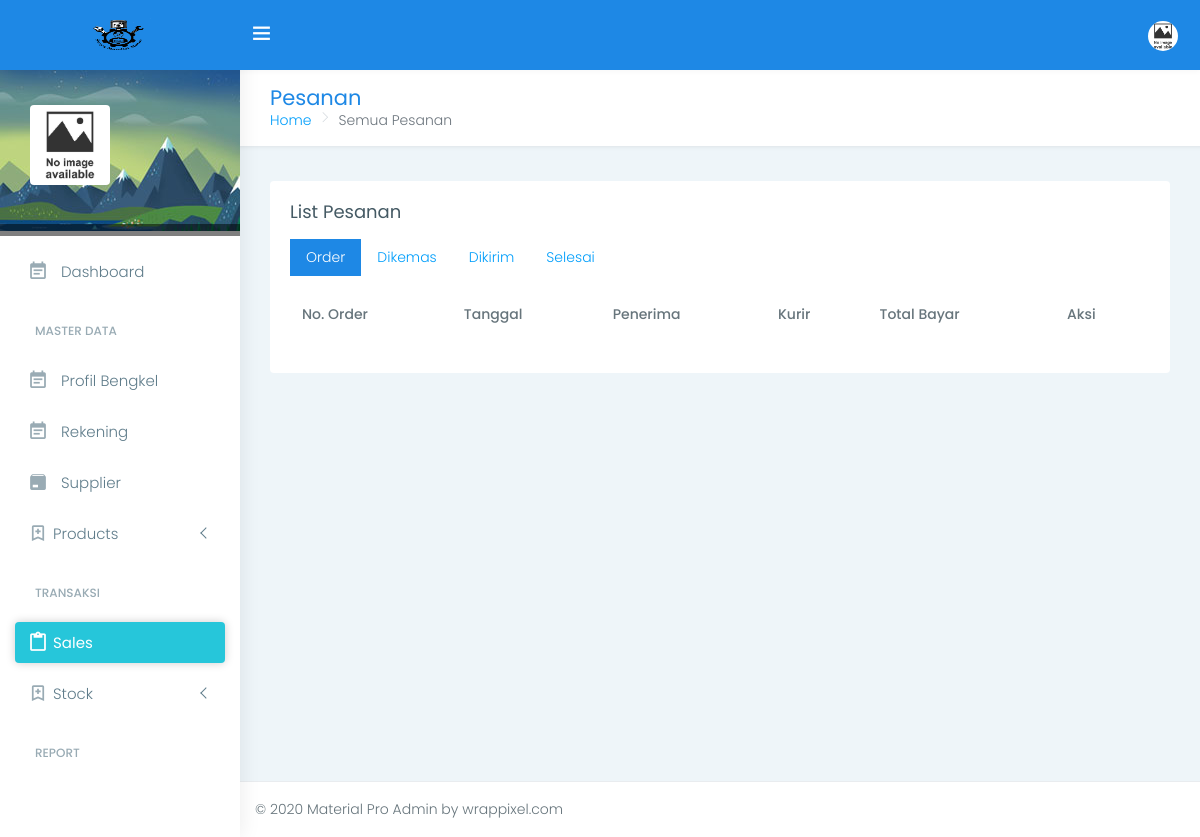
Before: /index.php/orders/allorder with the older database file.
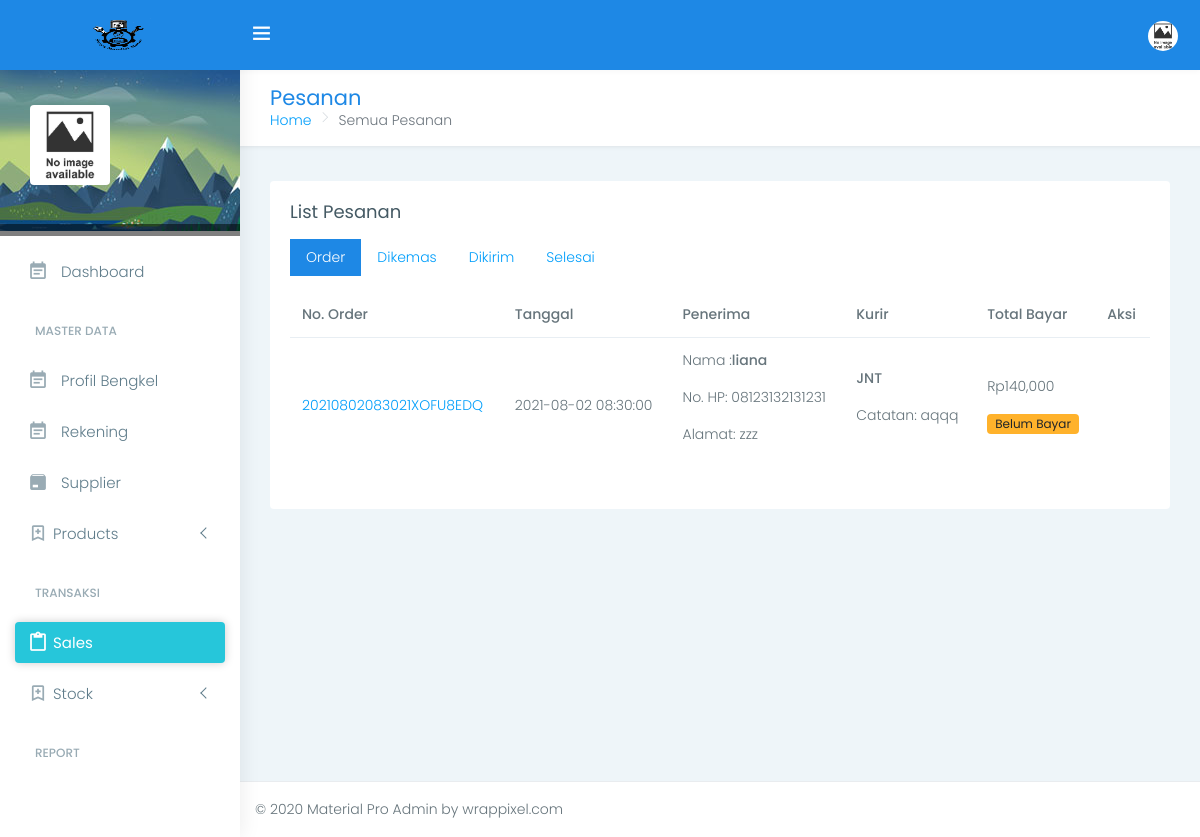
After: the same page with the newer database file.
### tables this page shows
CREATE TABLE `salesheader` (
  `idsales` int(11) NOT NULL,
  `userid` int(11) NOT NULL,
  `total` int(11) NOT NULL,
  `idrekening` int(11) NOT NULL,
  `notes` text NOT NULL,
  `status` int(11) NOT NULL,
  `no_order` varchar(35) NOT NULL,
  `namapenerima` varchar(40) NOT NULL,
  `nohppenerima` varchar(15) NOT NULL,
  `alamat` text NOT NULL,
  `kurir` varchar(20) NOT NULL,
  `created_at` datetime NOT NULL,
  `updated_at` datetime DEFAULT NULL,
  `is_active` int(11) NOT NULL,
  `buktipembayaran` varchar(40) NOT NULL,
  `statusbayar` int(1) NOT NULL,
  `statusorder` int(1) NOT NULL,
  `catatanpembayaran` text NOT NULL,
  `noresi` varchar(15) NOT NULL
);

### application/controllers/Orders.php (called while the page is built, shortened)
<?php defined('BASEPATH') OR exit('No direct script access allowed');
class Orders extends CI_Controller {
    public function __construct(){
		$this->load->model('Barang_M', 'barang_model');
        $this->load->model('Rekening_M', 'rekening_model');
        $this->load->model('Order_M', 'order_model');
		$this->load->library('form_validation');
        $this->load->library('upload');
		$this->load->library('image_lib');
    }
    public function allorder(){
        $data = array(
            'active_menu' => 'order',
            'data_orderlist' => $this->order_model->getAllOrder()->result(),
            'data_processedOrderlist' => $this->order_model->getOrderByStatusOrder(null, 1)->result(),
            'data_terkirim' => $this->order_model->getOrderByStatusOrder(null, 2)->result(),
            'data_diterima' => $this->order_model->getOrderByStatusOrder(null, 3)->result()
        );
        $this->load->view('template', $data);
        $this->load->view('ecommerce/all-order', $data);
    }
}

### index.php (called while the page is built, shortened)
<?php
require_once BASEPATH.'core/CodeIgniter.php';

### application/models/Order_M.php (called while the page is built, shortened)
<?php
class Order_M extends CI_Model {
    public function getAllOrder($id = null){
        $this->db->select('a.*, b.namalengkap, c.namaakun, c.namabank, c.norek');
        $this->db->from('salesheader a');
        $this->db->join('users b', 'a.userid = b.userid');
        $this->db->join('rekening c', 'a.idrekening = c.idrekening');
        $this->db->where('a.statusorder', 0);
        $this->db->where('a.is_active', 1);
        $query = $this->db->get();
        return $query;
    }
    public function getOrderByStatusOrder($id = null, $statusorder = null){
        $this->db->select('a.*, b.namalengkap, c.namaakun, c.namabank, c.norek');
        $this->db->from('salesheader a');
        $this->db->join('users b', 'a.userid = b.userid');
        $this->db->join('rekening c', 'a.idrekening = c.idrekening');
        if($statusorder != null){
            $this->db->where('a.statusorder', $statusorder);
        }
        $this->db->where('a.is_active', 1);
        $query = $this->db->get();
        return $query;
    }
}

### application/views/ecommerce/all-order.php (the view, shortened to what the changed rows need)
    <div class="page-wrapper" style="display: block;">
            <div class="container-fluid">
                <div class="row">
                    <div class="col-md-12">
                        <div class="card">
                            <div class="card-body">
                                <div class="tab-content">
                                    <div class="tab-pane show active" id="order1">
                                        <div class="table-responsive no-wrap">
                                            <table class="table product-overview v-middle">
                                                <thead>
                                                    <tr>
                                                        <th class="border-0">No. Order</th>
                                                        <th class="border-0">Tanggal</th>
                                                        <th class="border-0">Penerima</th>
                                                        <th class="border-0">Kurir</th>
                                                        <th class="border-0">Total Bayar</th>
                                                        <th class="border-0">Aksi</th>
                                                    </tr>
                                                </thead>
                                                <tbody>
                                                <?php foreach ($data_orderlist as $key => $value) { ?>
                                                    <tr>
                                                        <td><a href="<?=site_url('orders/detailPesanan/'.$value->no_order)?>"><?=$value->no_order?></a></td>
                                                        <td><?=$value->created_at?></td>
                                                        <td>
                                                             <p>Nama :<strong><?=$value->namapenerima?></p></strong>
                                                            <p>No. HP: <?=$value->nohppenerima?></p>
                                                            <p>Alamat: <?=$value->alamat?></p>
                                                        </td>
                                                        <td>
                                                            <p><strong><?=$value->kurir?></p></strong>
                                                            <p>Catatan: <?=$value->notes?></p>
                                                        </td>
                                                        <td>
                                                           <p>Rp<?=number_format($value->total)?></p>
                                                            <?php if ($value->statusbayar == 0 ) { ?>
                                                                <span class="px-2 py-1 badge badge-warning font-weight-100">Belum Bayar</span>
                                                            <?php } else if ($value->statusbayar ==1) { ?>
                                                                <span class="px-2 py-1 badge badge-warning font-weight-100">Menunggu Konfirmasi</span>
                                                            <?php } else if ($value->statusbayar == 2) { ?>
                                                                <span class="px-2 py-1 badge badge-warning font-weight-100">Rejected</span>
                                                            <?php } else if ($value->statusbayar == 3) { ?>
                                                                <span class="px-2 py-1 badge badge-success font-weight-100">Accepted</span>
                                                            <?php } ?>
                                                        </td>
                                                        <td>
                                                        </td>
                                                    </tr>
                                                <?php }?>
                                                </tbody>
                                            </table>
                                        </div>
                                    </div>
                                </div>
                            </div>
                        </div>
                    </div>
                </div>
            </div>
        </div>
</body>
</html>

Changed rows visible on the page:
added salesheader: no_order "20210802083021XOFU8EDQ", created_at "2021-08-02 08:30:00", namapenerima "liana", nohppenerima "08123132131231", alamat "zzz", kurir "JNT", notes "aqqq", total "140,000", statusbayar "Belum Bayar"
